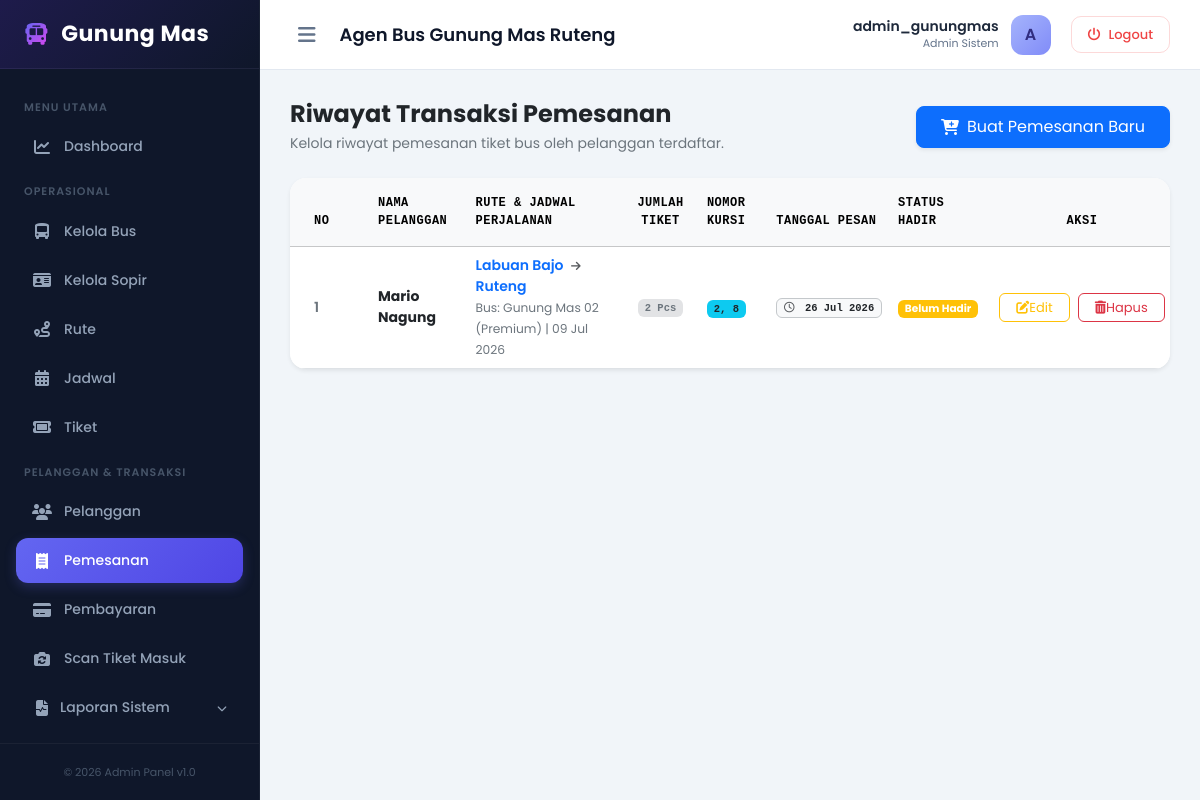
/dashboard/pemesanan/ (signed in), run on the app's committed database.
### core/models.py (models this page shows, shortened)
class Pemesanan(models.Model):
    id_pemesanan = models.AutoField(primary_key=True)
    pelanggan = models.ForeignKey(Pelanggan, on_delete=models.CASCADE, db_column='id_pelanggan')
    tiket = models.ForeignKey(Tiket, on_delete=models.CASCADE, db_column='id_tiket')
    tanggal_pesan = models.DateField(auto_now_add=True)
    jumlah_tiket = models.IntegerField(default=1)
    bagasi = models.IntegerField(default=0) # Berat dalam Kg atau status bagasi
    layanan_bagasi = models.BooleanField(default=False)
    nomor_kursi = models.CharField(max_length=50, blank=True, null=True)
    status_hadir = models.CharField(max_length=20, default='Belum Hadir')
    qr_code = models.ImageField(upload_to='qr_codes/', blank=True, null=True)

class Pelanggan(models.Model):
    id_pelanggan = models.AutoField(primary_key=True)
    nama_pelanggan = models.CharField(max_length=100)
    jenis_kelamin = models.CharField(max_length=15)
    alamat = models.TextField()
    nomor_telpon = models.CharField(max_length=15)
    email = models.EmailField(max_length=100, unique=True, null=True, blank=True)
    password = models.CharField(max_length=255, null=True, blank=True)

class Tiket(models.Model):
    id_tiket = models.AutoField(primary_key=True)
    jadwal = models.ForeignKey(Jadwal, on_delete=models.CASCADE, db_column='id_jadwal')
    harga_tiket = models.DecimalField(max_digits=10, decimal_places=0) # Contoh: 180000
    status = models.CharField(max_length=20, default='Tersedia') # Tersedia, Habis

class Jadwal(models.Model):
    id_jadwal = models.AutoField(primary_key=True)
    bus = models.ForeignKey(Bus, on_delete=models.CASCADE, db_column='id_bus')
    rute = models.ForeignKey(Rute, on_delete=models.CASCADE, db_column='id_rute')
    tanggal_berangkat = models.DateField()
    jam_berangkat = models.TimeField()
    jam_tiba = models.TimeField()

class Rute(models.Model):
    id_rute = models.AutoField(primary_key=True)
    kota_asal = models.CharField(max_length=50)
    kota_tujuan = models.CharField(max_length=50)
    jarak = models.CharField(max_length=20, blank=True, null=True)

class Bus(models.Model):
    id_bus = models.AutoField(primary_key=True)
    nama_bus = models.CharField(max_length=50) # Contoh: Gunung Mas 01
    nomor_polisi = models.CharField(max_length=15)
    kapasitas = models.IntegerField() # Lux: 8, Premium: 8, Std: 10
    tipe_bus = models.CharField(max_length=20) # Lux, Premium, Std
    foto = models.ImageField(upload_to='bus_photos/', blank=True, null=True)
    sopir = models.OneToOneField('Sopir', on_delete=models.SET_NULL, null=True, blank=True, db_column='id_sopir')

### core/views.py (the view)
# urls.py: path('dashboard/pemesanan/', views.pemesanan_index, name='pemesanan_index'),
def pemesanan_index(request):
    if 'admin_id' not in request.session:
        return redirect('login')
    semua_pemesanan = Pemesanan.objects.all().select_related('pelanggan', 'tiket__jadwal__rute', 'tiket__jadwal__bus').order_by('-id_pemesanan')
    context = {
        'username': request.session.get('admin_username'),
        'semua_pemesanan': semua_pemesanan
    }
    return render(request, 'core/pemesanan/index.html', context)

### core/templates/core/pemesanan/index.html (shortened to what this page needs)
{% extends 'core/base_dashboard.html' %}
{% block content %}
<div class="d-flex flex-column flex-md-row justify-content-between align-items-start align-items-md-center mb-4 gap-3">
    <div>
        <h4 class="fw-bold text-dark mb-1">Riwayat Transaksi Pemesanan</h4>
        <p class="text-secondary small mb-0">Kelola riwayat pemesanan tiket bus oleh pelanggan terdaftar.</p>
    </div>
    <a href="{% url 'pemesanan_add' %}" class="btn btn-primary px-4 py-2 rounded-3 shadow-sm d-flex align-items-center gap-2">
        <i class="fa-solid fa-cart-plus"></i> Buat Pemesanan Baru
    </a>
</div>
<div class="card border-0 shadow-sm rounded-4 overflow-hidden">
    <div class="card-body p-0">
        <div class="table-responsive">
            <table class="table table-hover align-middle mb-0" style="min-width: 900px;">
                <thead class="table-light text-secondary font-monospace" style="font-size: 12px; letter-spacing: 0.5px;">
                    <tr>
                        <th class="py-3 ps-4" style="width: 80px;">NO</th>
                        <th class="py-3">NAMA PELANGGAN</th>
                        <th class="py-3">RUTE & JADWAL PERJALANAN</th>
                        <th class="py-3 text-center">JUMLAH TIKET</th>
                        <th class="py-3">NOMOR KURSI</th>
                        <th class="py-3">TANGGAL PESAN</th>
                        <th class="py-3">STATUS HADIR</th>
                        <th class="py-3 pe-4 text-center" style="width: 200px;">AKSI</th>
                    </tr>
                </thead>
                <tbody class="text-dark" style="font-size: 14px;">
                    {% if semua_pemesanan %}
                        {% for p in semua_pemesanan %}
                            <tr>
                                <td class="ps-4 fw-semibold text-secondary">{{ forloop.counter }}</td>
                                <td class="fw-bold text-dark">{{ p.pelanggan.nama_pelanggan }}</td>
                                <td>
                                    <div class="fw-semibold text-primary">
                                        {{ p.tiket.jadwal.rute.kota_asal }} <i class="fa-solid fa-arrow-right mx-1 text-muted" style="font-size: 11px;"></i> {{ p.tiket.jadwal.rute.kota_tujuan }}
                                    </div>
                                    <small class="text-secondary">
                                        Bus: {{ p.tiket.jadwal.bus.nama_bus }} ({{ p.tiket.jadwal.bus.tipe_bus }}) |
                                        {{ p.tiket.jadwal.tanggal_berangkat|date:"d M Y" }}
                                    </small>
                                </td>
                                <td class="text-center fw-bold font-monospace">
                                    <span class="badge bg-secondary-subtle text-secondary px-2.5 py-1.5 fs-13">
                                        {{ p.jumlah_tiket }} Pcs
                                    </span>
                                </td>
                                <td>
                                    {% if p.nomor_kursi %}
                                        <span class="badge bg-info text-dark font-monospace">{{ p.nomor_kursi }}</span>
                                    {% else %}
                                        <span class="badge bg-secondary">-</span>
                                    {% endif %}
                                </td>
                                <td>
                                    <span class="badge bg-light text-dark border border-secondary-subtle px-2.5 py-1.5 font-monospace">
                                        <i class="fa-regular fa-clock me-1 text-muted"></i> {{ p.tanggal_pesan|date:"d M Y" }}
                                    </span>
                                </td>
                                <td>
                                    <span class="badge {% if p.status_hadir == 'Sudah di Bus' %}bg-success{% else %}bg-warning{% endif %}">{{ p.status_hadir }}</span>
                                </td>
                                <td class="pe-4 text-center">
                                    <div class="d-flex justify-content-center gap-2">
                                        <a href="{% url 'pemesanan_edit' p.id_pemesanan %}" class="btn btn-sm btn-outline-warning px-3 rounded-2 d-flex align-items-center gap-1.5" style="font-size: 13px;">
                                            <i class="fa-solid fa-pen-to-square"></i> Edit
                                        </a>
                                        <form action="{% url 'pemesanan_delete' p.id_pemesanan %}" method="POST" class="delete-form d-inline-block">
                                            <button type="button" class="btn btn-sm btn-outline-danger px-3 rounded-2 delete-btn d-flex align-items-center gap-1.5" style="font-size: 13px;" data-name="Pemesanan #{{ p.id_pemesanan }} oleh {{ p.pelanggan.nama_pelanggan }}">
                                                <i class="fa-solid fa-trash-can"></i> Hapus
                                            </button>
                                        </form>
                                    </div>
                                </td>
                            </tr>
                        {% endfor %}
                    {% endif %}
                </tbody>
            </table>
        </div>
    </div>
</div>
{% endblock %}

### core/templates/core/base_dashboard.html (style rules this page uses)
:root { --sidebar-width: 260px; --navbar-height: 70px; --primary-color: #4f46e5; --primary-hover: #4338ca; --dark-navy: #0f172a; --slate-gray: #f8fafc; --border-color: #e2e8f0; }
body { font-family: 'Poppins', sans-serif; background-color: #f1f5f9; color: #1e293b; min-height: 100vh; overflow-x: hidden; }

### data on the page
Pemesanan: pelanggan.nama_pelanggan "Mario Nagung", tiket.jadwal.rute.kota_asal "Labuan Bajo", tiket.jadwal.rute.kota_tujuan "Ruteng", tiket.jadwal.bus.nama_bus "Gunung Mas 02", tiket.jadwal.bus.tipe_bus "Premium", tiket.jadwal.tanggal_berangkat "09 Jul 2026", jumlah_tiket "2", nomor_kursi "2, 8", tanggal_pesan "26 Jul 2026", status_hadir "Belum Hadir"

### other printed values
{{ request.session.admin_username }} "admin_gunungmas"
{{ request.session.admin_username|slice:":1"|upper }} "A"
